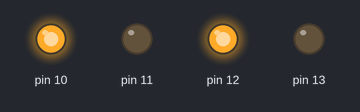
Simulated run of this sketch. Board: Arduino Uno, built with avr-gcc and run on an emulated ATmega328P. Parts: output pins drawn as LEDs (lit = HIGH).

Above: at 0.1 s.
At 2.1 s:
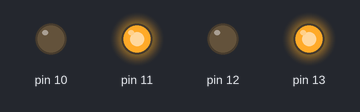
At 4.1 s:
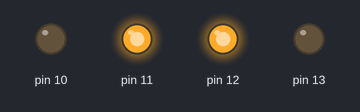
At 5.1 s:
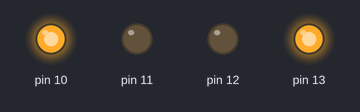
At 6.1 s:
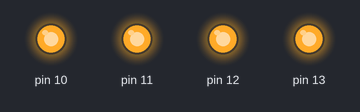
Timing chart, 0 to 7.6 s (numbered marks = the images above):
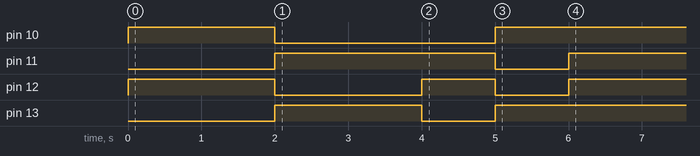

The sketch:

Motor_Testing.ino
```cpp
void setup()
{
pinMode(10,OUTPUT);
pinMode(11,OUTPUT);
pinMode(12,OUTPUT);
pinMode(13,OUTPUT);

digitalWrite(10,HIGH);          //FORWARD
digitalWrite(11,LOW);
digitalWrite(12,HIGH);
digitalWrite(13,LOW);
delay(2000);

digitalWrite(10,LOW);          //BACKWARD
digitalWrite(11,HIGH);
digitalWrite(12,LOW);
digitalWrite(13,HIGH);
delay(2000);

digitalWrite(10,LOW);          //LEFT
digitalWrite(11,HIGH);
digitalWrite(12,HIGH);
digitalWrite(13,LOW);
delay(1000);

digitalWrite(10,HIGH);       //RIGHT
digitalWrite(11,LOW);
digitalWrite(12,LOW);
digitalWrite(13,HIGH);
delay(1000);

digitalWrite(10,HIGH);      //STOP
digitalWrite(11,HIGH);
digitalWrite(12,HIGH);
digitalWrite(13,HIGH);
delay(5000);
}

void loop()
{

}
```
